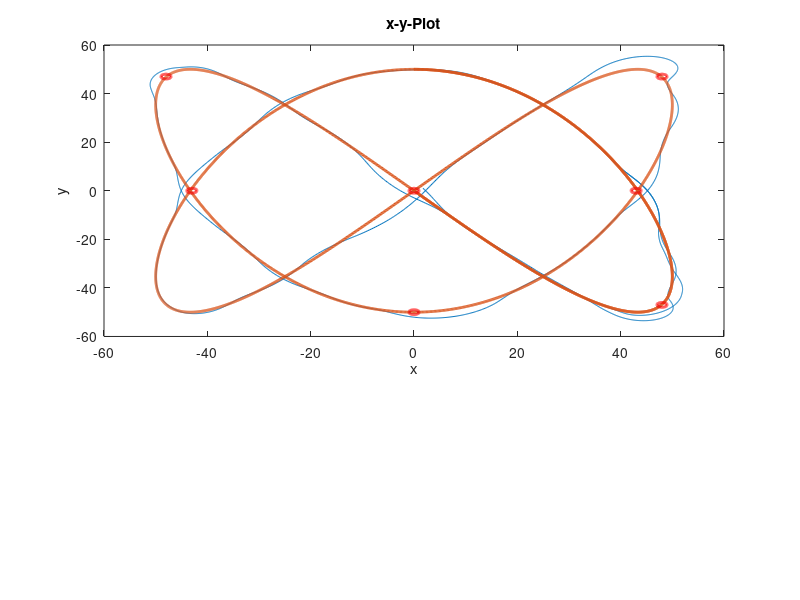

The MATLAB script that drew this image: (Note: this script raises an error after producing the figure.)
clear all;
close all;

data=load('result_Liss.txt');

t=data(:,1);
x1=data(:,2);
x2=data(:,3);
x3=data(:,4);
x4=data(:,5);
x5=data(:,6);
x6=data(:,7);
x7=data(:,8);
Cost=data(:,9);

u1=data(:,10);
u2=data(:,11);

controller=data(:,12);
for i=1:size(t)+50
x_t(i,1)=50*sin(2*pi*1/3*0.075*t(2)*(i-1));
y_t(i,1)=50*cos(2*pi*1/2*0.075*t(2)*(i-1));

end
for i=1:size(t)
v=sqrt((50*sin(2*pi*1/3*0.075*(t(2)*(i-1)+0.001))-x_t(i,1))^2+(50*cos(2*pi*1/2*0.075*(t(2)*(i-1)+0.001))-y_t(i,1))^2)/0.001;

% Cost(i,1)=(t(2)-t(1))*((x1(i)-x_t(i,1))*(x1(i)-x_t(i,1))+(x2(i)-y_t(i,1))*(x2(i)-y_t(i,1))+0.1*(x4(i)-v)*(x4(i)-v));
end


iter=1;
for i=0:0.001:1
 x_o(iter,1,1)=1*sin(2*pi*i)+43;
 y_o(iter,1,1)=1*cos(2*pi*i);
 
 x_o(iter,1,2)=1*sin(2*pi*i)-43;
 y_o(iter,1,2)=1*cos(2*pi*i);
 
 x_o(iter,1,3)=1*sin(2*pi*i);
 y_o(iter,1,3)=1*cos(2*pi*i)-50;
  
 x_o(iter,1,5)=1*sin(2*pi*i)+48;
 y_o(iter,1,5)=1*cos(2*pi*i)-47;
 
 x_o(iter,1,6)=1*sin(2*pi*i)-48;
 y_o(iter,1,6)=1*cos(2*pi*i)+47;
 
 x_o(iter,1,7)=1*sin(2*pi*i)+48;
 y_o(iter,1,7)=1*cos(2*pi*i)+47;
 
 x_o(iter,1,8)=1*sin(2*pi*i);
 y_o(iter,1,8)=1*cos(2*pi*i);
 iter=iter+1;
end

u1=data(:,10);
u2=data(:,11);

controller=data(:,12);

figure('Name','Static Obstacle Avoidance','units','normalized')%,'outerposition',[0 0 0.9905 1])
subplot(21,1,1:13)
plot(x1,x2,x_t(1:size(t)),y_t(1:size(t)),'LineWidth',2)
    for l=1:8
        hold on
        plot(x_o(:,:,l),y_o(:,:,l),'r','LineWidth',2);
    end
xlabel('x');
ylabel('y');
title('x-y-Plot');
ytickformat('%g m')
xtickformat('%g m')
xt = get(gca, 'XTick');
% set(gca, 'FontSize', 20)
% set(gca, 'Position', [0 0 10 10])
legend('TC-SAC','Reference Trajectory');


subplot(21,1,18:21)
plot(t,Cost,'LineWidth',2)
xlabel('t [s]');
ylabel('Cost');
title('Cost');
xt = get(gca, 'XTick');
% set(gca, 'Position', [0 11 10 10])
% axesHandles = findobj(get(figureHandle,'Children'), 'flat','Type','axes');
% axis(axesHandles,'square')

% set(gca, 'FontSize', 20)


% figure(2)
% title('States');
% subplot(8,1,1)
% plot(t,x1,t,x_t(1:size(t)),'LineWidth',2)
% xlabel('t [s]');
% ylabel('x [m]');
% title('x-Coordinate');
% legend('TC-SAC','Reference Trajectory');
% 
% subplot(8,1,2)
% plot(t,x2,t,y_t(1:size(t)),'LineWidth',2)
% xlabel('t [s]');
% ylabel('y [m]');
% title('y-Coordinate');
% legend('TC-SAC','Reference Trajectory');
% 
% subplot(8,1,3)
% plot(t,x3,'LineWidth',2)
% xlabel('t [s]');
% ylabel('\Psi [\circ]');
% title('Orientation');
% 
% subplot(8,1,4)
% plot(t,x4,'LineWidth',2)
% xlabel('t [s]');
% ylabel('v [m/s]');
% title('velocity');
% 
% subplot(8,1,5)
% plot(t,x5,'LineWidth',2)
% xlabel('t [s]');
% ylabel('\alpha [\circ]');
% title('side slip angle');
% 
% subplot(8,1,6)
% plot(t,x6,'LineWidth',2)
% xlabel('t [s]');
% ylabel('\Psi [\circ]');
% title('change in orientation');
% 
% subplot(8,1,7)
% plot(t,x7,'LineWidth',2)
% xlabel('t [s]');
% ylabel('\delta [\circ]');
% title('steering angle');
% 
% subplot(8,1,8)
% plot(t,Cost,'LineWidth',2)
% xlabel('t [s]');
% ylabel('Cost');
% title('Cost');
% 
% figure(3)
% title('Control Inputs');
% 
% subplot(3,1,1)
% plot(t,u1,'LineWidth',2)
% xlabel('t [s]');
% ylabel('u_\delta');
% title('steering input');
% 
% subplot(3,1,2)
% plot(t,u2,'LineWidth',2)
% xlabel('t [s]');
% ylabel('M [Nm]');
% title('Torque');
% 
% subplot(3,1,3)
% plot(t,controller,'LineWidth',2)
% xlabel('t[s]');
% ylabel({'BH[0]','SAC[1]'});
% title('Controller');
